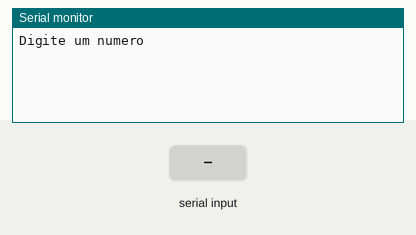
A sketch run on a simulated Arduino Uno, built with avr-gcc and run on an emulated ATmega328P. Shown: the last lines printed to the serial monitor. Inputs (shaded band) come from the test bench.

Above: at 1.2 s.
1.3 s: "90,45\n" received over Serial
At 2.2 s:
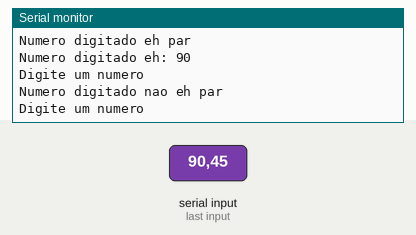
2.8 s: "30,150\n" received over Serial
At 5.0 s:
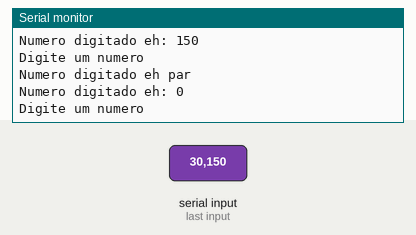
Timing chart, 0 to 6.5 s (numbered marks = the images above; inputs shaded):
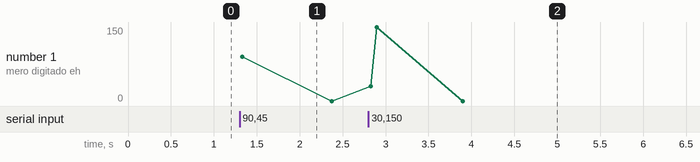

Measured:
- after the input at 1.3 s, the serial monitor: prints a new line at once (image 1)
- after the input at 2.8 s, the serial monitor: prints a new line at once (image 2)

The sketch:

lopal_ex_131.ino
```cpp
// C++ code
/*Faça um programa que receba um número de usuário e exiba este
número, apenas se for par.
*/

//Variaveis
int numero = 0;

void setup()
{
  Serial.begin(9600);
}

void loop()
{
  Serial.println("Digite um numero");
  while ( !Serial.available());
  numero = Serial.parseInt();

  if(numero % 2 == 0) {
  Serial.println("Numero digitado eh par");
  Serial.println("Numero digitado eh: " + String(numero));
  } else {
  Serial.println("Numero digitado nao eh par");
  }
}
```
